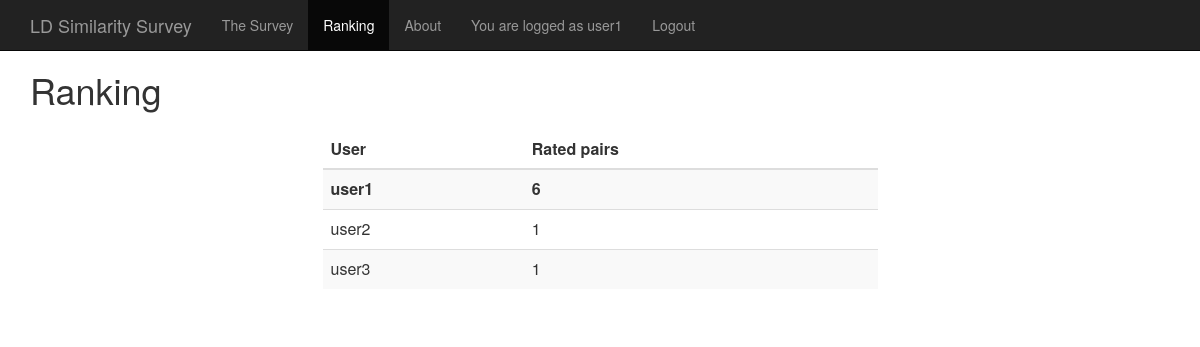
/ranking (signed in), run on the app's committed database.
### survey/models.py (models this page shows)
class UserProfile(models.Model):
    user = models.OneToOneField(User)
    rated_datasets = models.ManyToManyField(Similarity)
    points = models.IntegerField()

### survey/views.py (the view)
# urls.py: url(r'^ranking', 'survey.views.ranking'),
def ranking(request):
    user_profiles = UserProfile.objects.filter(points__gt=0).order_by('-points')
    return render(request, 'survey/ranking.html', {'user_profiles': user_profiles})

### survey/templates/survey/ranking.html (shortened to what this page needs)
{% load staticfiles %}
<html>
    <head>
        <link href="{% static "css/bootstrap.min.css" %}" rel="stylesheet">
    </head>
    <body>
        <div class="navbar navbar-inverse navbar-fixed-top" role="navigation">
          <div class="container">
            <div class="navbar-header">
            <a class="navbar-brand" href="{% url 'survey.views.survey' %}">LD Similarity Survey</a>
        </div>
        <div class="collapse navbar-collapse">
            <ul class="nav navbar-nav">
                <li><a href="{% url 'survey.views.survey' %}">The Survey</a></li>
                <li class="active"><a href="{% url 'survey.views.ranking' %}">Ranking</a></li>
                <li><a href="{% url 'survey.views.about' %}">About</a></li>
                <li><a>You are logged as {{user.username}}</a></li>
                <li><a href="{% url 'survey.views.user_logout' %}">Logout</a></li>
            </ul>
        </div>
    </div>
    </div>
    <div class="container">
        <h1>Ranking<h1>
        <div class="row">
            <div class="col-lg-3">
            </div>
            <div class="col-lg-6">
                <table class="table table-striped">
                    <thead>
                        <th>User</th>
                        <th>Rated pairs</th>
                    </thead>
                    <tbody>
                        {% for profile in user_profiles %}
                            {% if profile.user == user %}
                                <tr>
                                    <td><b>{{profile.user.username}}</b></td>
                                    <td><b>{{profile.points}}</b></td>
                                </tr>
                            {% else %}
                                <tr>
                                    <td>{{profile.user.username}}</td>
                                    <td>{{profile.points}}</td>
                                </tr>
                            {% endif %}
                        {% endfor %}
                </table>
            <div>
            <div class="col-lg-3">
            </div>
        </div>
    </div>
    </body>
</html>

### survey/templates/survey/ranking.html (style rules this page uses)
body { padding-top: 50px; }

### data on the page
UserProfile: user.username "user1", points "6"
UserProfile: user.username "user2", points "1"
UserProfile: user.username "user3", points "1"

### other printed values
{{ user.username }} "user1"
